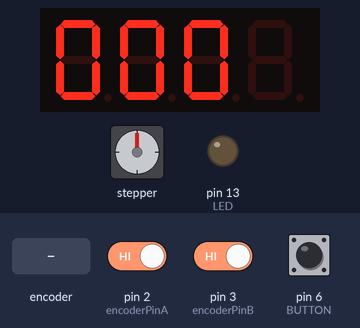
Bench run of a sketch on a simulated Arduino Uno, built with avr-gcc and run on an emulated ATmega328P. Parts: stepper motor, 4-digit seven-segment display, output pins drawn as LEDs (lit = HIGH). Wiring (inferred from the names in the program): stepper motor driver (200 steps per turn assumed): step pin 11; direction pin 10; enable pin 8. Dashed ring = blinking. The test bench sets the inputs (shaded band); at power-on: pin 6 (BUTTON) HIGH, pin 2 (encoderPinA) HIGH, pin 3 (encoderPinB) HIGH. Pins used as bus, display or sensor lines are not drawn.

Above: at 1.2 s.
1.3 s: pin 6 (BUTTON) pulled LOW for 1 s
At 1.75 s:
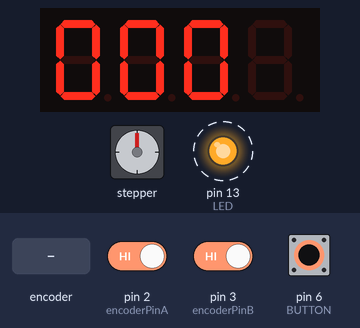
4.0 s: pin 6 (BUTTON) pulled LOW for 0.15 s
At 5.2 s:
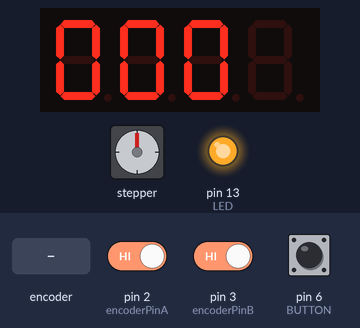
7.1 s: rotary encoder on pin 2 (encoderPinA) / pin 3 (encoderPinB) turned 2 steps (second pin leading)
At 8.5 s:
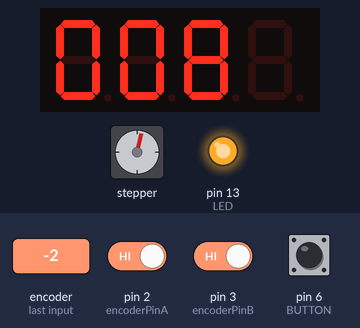
9.0 s: rotary encoder on pin 2 (encoderPinA) / pin 3 (encoderPinB) turned 2 steps (second pin leading)
At 10.0 s:
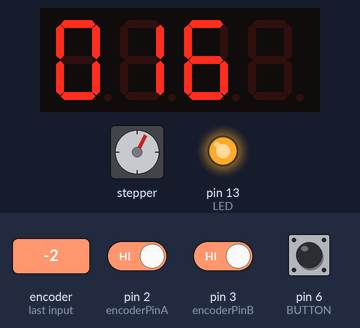
12.4 s: rotary encoder on pin 2 (encoderPinA) / pin 3 (encoderPinB) turned 2 steps (second pin leading)
At 13.8 s:
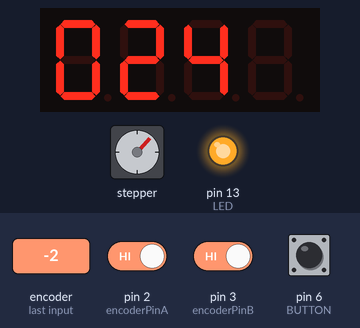
15.8 s: rotary encoder on pin 2 (encoderPinA) / pin 3 (encoderPinB) turned 1 step (first pin leading)
At 21.7 s:
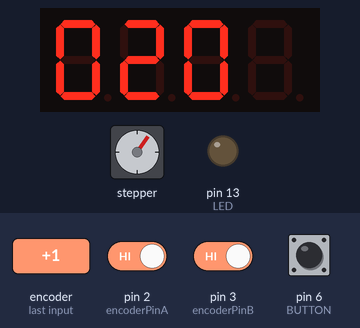
Timing chart, 0 to 22.3 s (numbered marks = the images above; inputs shaded):
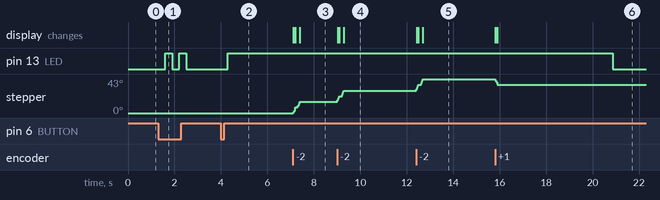

The sketch:

arduinoIRstepper.ino
```cpp
#include <IRremote.h>
#include "TM1637.h"

#define IR_RECEIVE_PIN 7
#define CLK 4
#define DIO 5
#define encoderPinA  2
#define encoderPinB  3
#define LED 13
#define BUTTON 6


TM1637 tm1637(CLK,DIO);

volatile int pos = 0;
int currentPos = 0;
unsigned long keycode, t1, dt;

const int stepPin = 11;
const int dirPin = 10;
const int enPin = 8;

int stato = HIGH;

void setup() {
  pinMode(LED, OUTPUT);
  pinMode(BUTTON, INPUT_PULLUP);
  pinMode(encoderPinA, INPUT_PULLUP);
  pinMode(encoderPinB, INPUT_PULLUP);

  pinMode(stepPin, OUTPUT);
  pinMode(dirPin, OUTPUT);
  pinMode(enPin, OUTPUT);
  digitalWrite(enPin, HIGH);
  digitalWrite(dirPin, LOW);
  digitalWrite(LED, LOW);

  // encoder pin on interrupt 0 (pin 2)
  attachInterrupt(0, doEncoderA, CHANGE);
  // encoder pin on interrupt 1 (pin 3)
  attachInterrupt(1, doEncoderB, CHANGE);

  //Serial.begin(9600);
  IrReceiver.begin(IR_RECEIVE_PIN);
  //Serial.println("ok");

  tm1637.init();
  //BRIGHT_TYPICAL = 2,BRIGHT_DARKEST = 0,BRIGHTEST = 7;
  tm1637.set(BRIGHT_TYPICAL);
  //tm1637.point(POINT_ON);
  shownumber(pos);
  t1 = 0;
}


void loop() {
  dt = millis() - t1;
  if (dt >= 5000 && stato == LOW){
      digitalWrite(enPin, HIGH);
      digitalWrite(LED, LOW);
      stato = !stato;
  }

  if (IrReceiver.decode()) {
    keycode = IrReceiver.decodedIRData.command;
    //Serial.println(keycode);
    if ((IrReceiver.decodedIRData.flags & IRDATA_FLAGS_IS_REPEAT)) {
         IrReceiver.resume();
         return;
    }
    IrReceiver.resume();
  }


   if (digitalRead(BUTTON) == LOW) {
      delay(300);
      stato = !stato;
      digitalWrite(enPin, stato);
      digitalWrite(LED, !stato);
      t1 = millis();
      currentPos = pos;
   }


   if (keycode == 31) {
      delay(300);
      stato = !stato;
      digitalWrite(enPin, stato);
      digitalWrite(LED, !stato);
      keycode = 0;
      t1 = millis();
      currentPos = pos;
      }


   if (keycode == 29 && stato == LOW) {
    pos --;
    if (pos < 0) pos = 0;
    keycode = 0;

  }

if (keycode == 30 && stato == LOW) {
    pos ++;
    keycode = 0;

  }

if (currentPos != pos && stato == LOW) {
    t1 = millis();
    shownumber(pos);
    if (currentPos < pos) {

      digitalWrite(dirPin,HIGH);
      digitalWrite(stepPin,HIGH);
      delayMicroseconds(1000);
      digitalWrite(stepPin,LOW);
      delayMicroseconds(1000);

      currentPos = pos;
    }
    else if (currentPos > pos && stato == LOW) {

      digitalWrite(dirPin,LOW);
      digitalWrite(stepPin,HIGH);
      delayMicroseconds(1000);
      digitalWrite(stepPin,LOW);
      delayMicroseconds(1000);

      currentPos = pos;
      }
  }

}

void shownumber(int n){

  int d1 = n % 10;
  int d2 = (n/10) % 10;
  int d3 = (n/100) % 10;
  tm1637.display(0,d3);
  tm1637.display(1,d2);
  tm1637.display(2,d1);
}

void doEncoderA() {
  if (stato == LOW) {
  // look for a low-to-high on channel A
  if (digitalRead(encoderPinA) == HIGH) {
    // check channel B to see which way encoder is turning
    if (digitalRead(encoderPinB) == LOW) {
      pos --;         // CW
      if (pos < 0) pos = 0;
    } else {
      pos ++;         // CCW
    }
  } else {// look for a high-to-low on channel A
    if (digitalRead(encoderPinB) == HIGH) {// check channel B to see which way encoder is turning
      pos --;          // CW
      if (pos < 0) pos = 0;
    } else {
      pos ++;          // CCW
    }
  }
}
}

void doEncoderB() {
  if (stato == LOW) {
  // look for a low-to-high on channel B
  if (digitalRead(encoderPinB) == HIGH) {
    // check channel A to see which way encoder is turning
    if (digitalRead(encoderPinA) == HIGH) {
      pos --;         // CW
      if (pos < 0) pos = 0;
    } else {
      pos ++;         // CCW
    }
  } else { // Look for a high-to-low on channel B
    // check channel B to see which way encoder is turning
    if (digitalRead(encoderPinA) == LOW) {
      pos --;          // CW
      if (pos < 0) pos = 0;
    } else {
      pos ++;          // CCW
    }
  }
}
}
```

Measured:
- after the input at 1.3 s, pin 13 (LED): alternates HIGH for 0.30 s and LOW for 0.30 s, 4 changes in all, then stays LOW, starting after 0.30 s
- after the input at 4.0 s, pin 13 (LED): LOW → HIGH after 0.30 s
- after the input at 7.1 s, stepper: turns 14° clockwise in 0.27 s, starting at once; the display: first changes at once (image 3 shows a later state)
- after the input at 9.0 s, pin 13 (LED): stays HIGH (without the input it goes to LOW after 3.4 s); stepper: turns 14° clockwise in 0.27 s, starting at once; the display: first changes at once (image 4 shows a later state)
- after the input at 12.4 s, pin 13 (LED): stays HIGH (without the input it goes to LOW after 1.9 s); stepper: turns 15° clockwise in 0.28 s, starting at once; the display: first changes at once (image 5 shows a later state)
